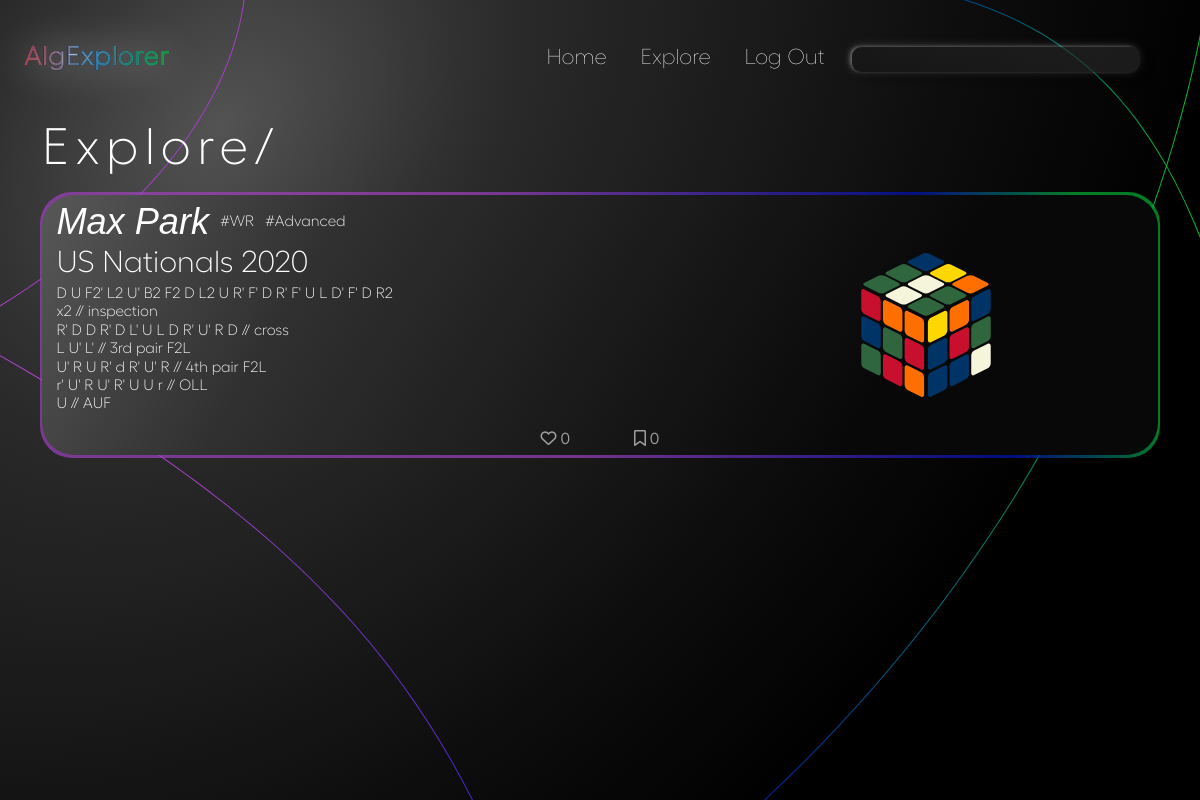
The page /solves/1bb7a992-4d16-41bc-ba0e-a2acb6714950/ (signed in) on the database as committed earlier.
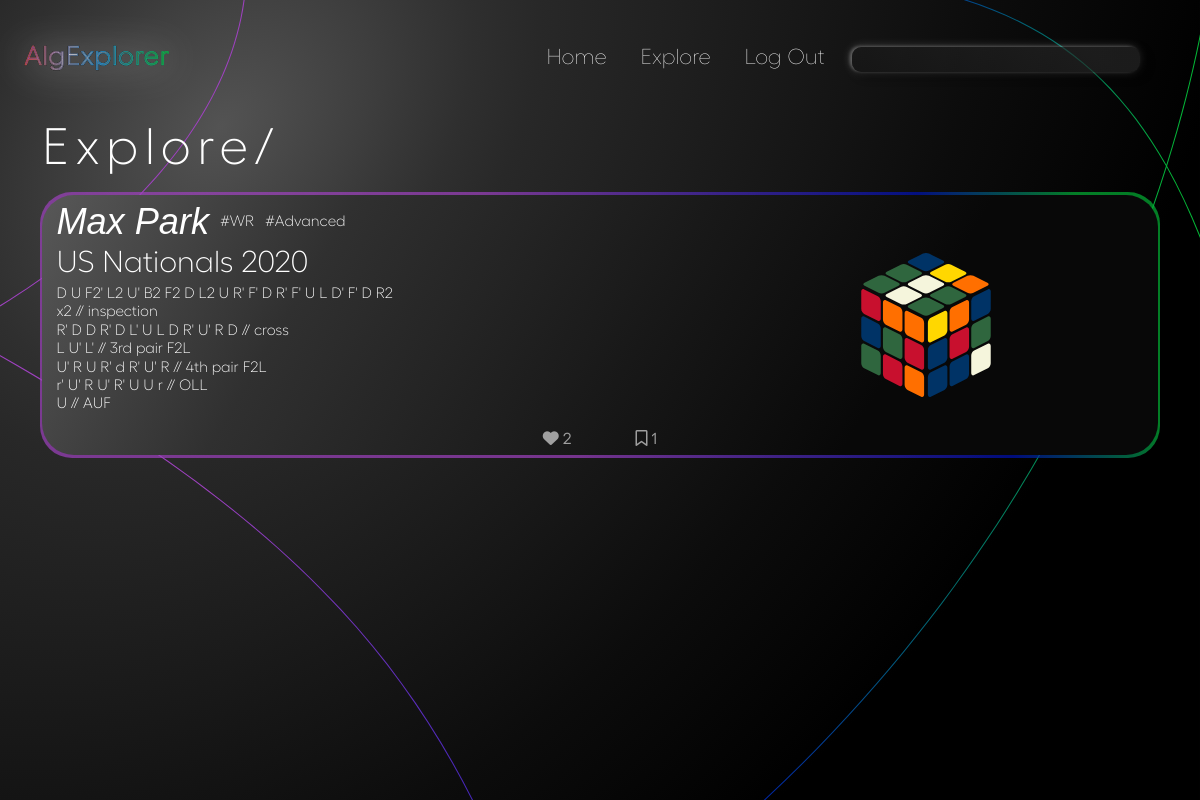
The same page on the database as committed later.
### algorithms/models.py (models this page shows, shortened)
class Algorithm(models.Model):
    id = models.UUIDField(default=uuid.uuid4, unique=True, primary_key=True, editable=False)
    date_added = models.DateTimeField(auto_now_add=True)
    owner = models.ForeignKey(Profile, null=True, blank=True, on_delete=models.CASCADE)
    solver = models.CharField(max_length=50)
    description = models.CharField(null=True, blank=True, max_length=50, default="-")
    scramble = models.CharField(default="", max_length=100, null=False, validators=[
        RegexValidator(
            regex = r"^([RLUDFBMESrludfbxyz]{1}([2]|[']|2')? +)*([RLUDFBMESrludfbxyz]{1}([2]|[']|2')? *){1}$",
            message = "Invalid scramble.",
            code = "invalid_scramble"
        )
    ])
    content = models.TextField(max_length=1000, null=False, validators=[
        RegexValidator(
            regex = r"^( |\n|//[^\n]*)*([RLUDFBMESrludfbxyz]{1}([2]|[']|2')?( |\n|//[^\n]*)+)*([RLUDFBMESrludfbxyz]{1}([2]|[']|2')?( |\n|//[^\n]*)*){1}$",
            message = "Invalid solve.",
            code = "invalid_solve",
            flags = M
        )
    ])
    tags = models.ManyToManyField("Tag", blank=True, related_name="algs")
    cube_state = models.CharField(editable=False, max_length=54, default="wwwwwwwwwyyyyyyyyyrrrrrrrrrooooooooogggggggggbbbbbbbbb")
    image = models.ImageField(editable=False, null=True, blank=True, upload_to="algorithms/", default="algorithms/default.svg")
    users_hearts = models.ManyToManyField(Profile, blank=True, related_name="hearted_algs")
    users_saved = models.ManyToManyField(Profile, blank=True, related_name="saved_algs")
    heart_count = models.IntegerField(default=0, blank=True, null=True)
    saved_count = models.IntegerField(default=0, blank=True, null=True)

### algorithms/views.py (the view)
# urls.py: path('solves/<str:pk>/', views.getAlg, name="alg"),
def getAlg(request, pk):
    try:
        alg = Algorithm.objects.get(id=pk)
    except ObjectDoesNotExist:
        return redirect('algs-main')
    context = {'alg' : alg}
    return render(request, 'algorithms/alg1.html', context)

### algorithms/models.py (called while the page is built)
    def __str__(self):
        return self.name

### algorithms/templates/algorithms/alg1.html (shortened to what this page needs)
{% extends 'main.html' %}
{% load static %}
{% block includes %}
    <link rel="stylesheet" type="text/css" href="{% static 'algorithms/css/alg.css' %}">
{% endblock includes %}
{% block content %}
<div id="explore-bg-lines"></div>
<div id="content">
    <h2 id="explore-title">Explore/</h2>
        <div href="{% url 'alg' alg.id %}" class="alg-card" data-id="{{alg.id}}">
            <div class="alg-card-content">
                <div class="alg-card-text">
                    <div class="alg-title-row">
                        <h3 class="solver-name">{{alg.solver}}</h3>
                        {% for tag in alg.tags.all|slice:":3" %}
                            <h5 class="alg-tag">#{{tag}}</h5>
                        {% endfor %}
                    </div>
                    <h4 class="alg-description">{{alg.description}}</h4>
                    <div class="alg-content">
                        {{alg.scramble}} <br>
                        {{alg.content|linebreaksbr}}
                    </div>
                </div>
                <div class="alg-card-views">
                    <div class="info-line">
                        {% if not request.user.is_authenticated %}
                            <a href="{% url 'login' %}">
                            <div class="heart-info" data-hearted="0">
                                <i class="fa-regular fa-heart"></i>
                                <span>{{alg.heart_count}}</span>
                            </div>
                        </a>
                        {% elif request.user.profile not in alg.users_hearts.all %}
                            <div class="heart-info" data-hearted="0">
                                <i class="fa-regular fa-heart"></i>
                                <span>{{alg.heart_count}}</span>
                            </div>
                        {% else %}
                            <div class="heart-info" data-hearted="1">
                                <i class="fa-solid fa-heart"></i>
                                <span>{{alg.heart_count}}</span>
                            </div>
                        {% endif %}
                        {% if not request.user.is_authenticated %}
                        <a href="{% url 'login' %}">
                        <div class="saved-info" data-saved="0">
                            <i class="fa-regular fa-bookmark"></i>
                            <span>{{alg.saved_count}}</span>
                        </div>
                    </a>
                        {% elif request.user.profile not in alg.users_saved.all %}
                        <div class="saved-info" data-saved="0">
                            <i class="fa-regular fa-bookmark"></i>
                            <span>{{alg.saved_count}}</span>
                        </div>
                        {% else %}
                        <div class="saved-info" data-saved="1">
                            <i class="fa-solid fa-bookmark"></i>
                            <span>{{alg.saved_count}}</span>
                        </div>
                        {% endif %}
                    </div>
                </div>
                <div class="alg-card-cube">
                    <img class="alg-cube" src="{{alg.image.url}}" alt="">
                </div>
            </div>
        </div>
</div>
{% endblock content %}

Rows that differ between the two databases and show on the page:
changed Algorithm "Max Park": saved_count "0" → "1"; heart_count "0" → "2"
